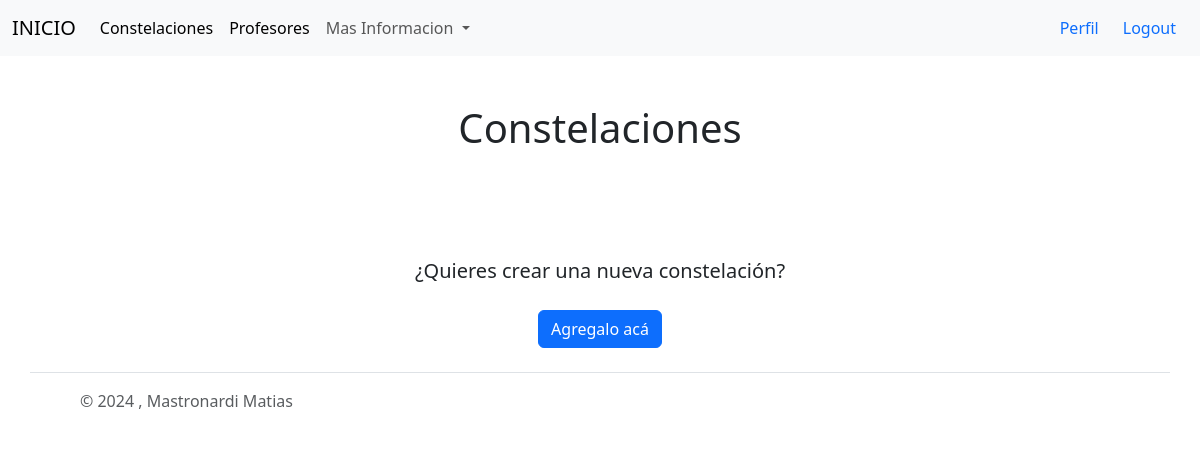
The page /constelaciones/ (signed in) on the database as committed earlier.
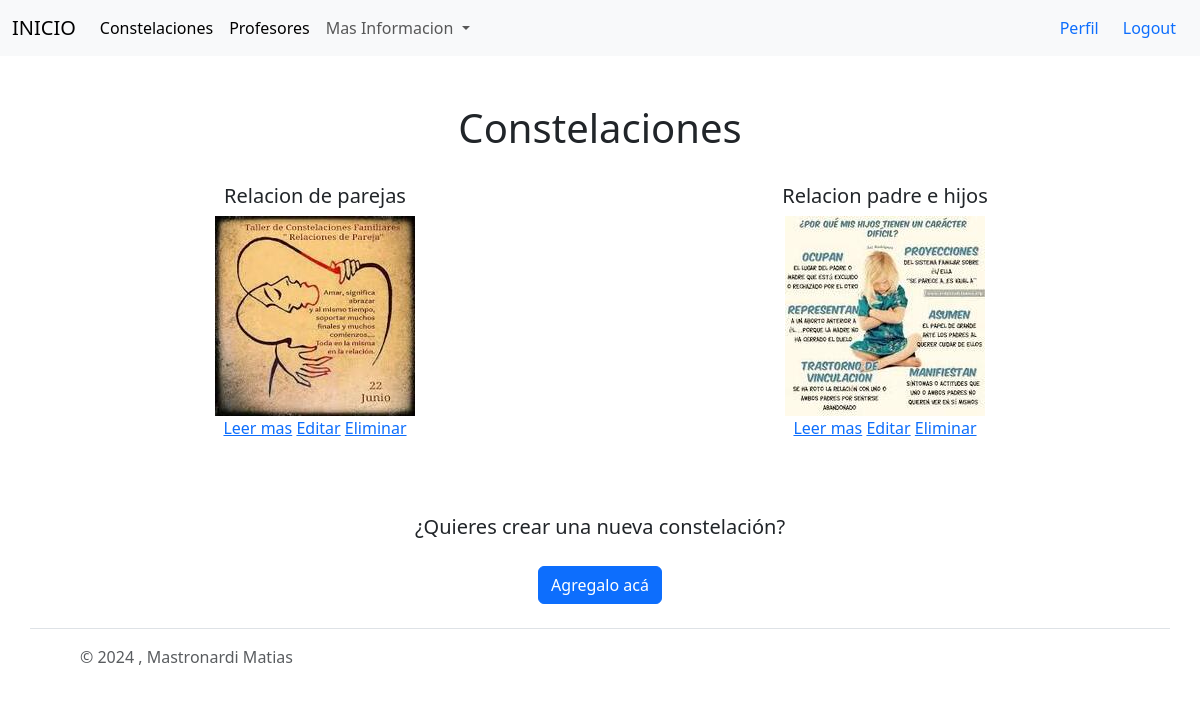
The same page on the database as committed later.
### app/models.py (models this page shows, shortened)
class Constelaciones(models.Model):
    constelaciondisponibles = (
        ('Relación padres-hijos', 'relación padres-hijos'),
        ('Pareja', 'pareja'),
        ('Excluidos', 'excluidos'),
        ('Divorcios o separaciones', 'divorcios o separaciones'),
        ('Trabajo', 'trabajo'),
        ('Guerras', 'guerras'),
        ('Muertes tempranas', 'muertes tempranas'),
        ('otros', 'Otros'),
    )
    usuario = models.ForeignKey(User, on_delete=models.CASCADE, null=True, blank=True)
    titulo = models.CharField(max_length=200)
    constelacion = models.CharField(max_length=40, choices=constelaciondisponibles, default='Pareja')
    profesor = models.CharField(max_length=40)
    descripcion = models.TextField(null=True, blank=True)
    precio = models.DecimalField(max_digits=10, decimal_places=2)
    fechaPublicacion = models.DateTimeField(auto_now_add=True)
    telefonoContacto = models.IntegerField()
    emailContacto = models.EmailField()
    imagendeconstelacion = models.ImageField(null=True, blank=True, upload_to="imagenes/")
    class Meta:
        ordering = ['usuario', '-fechaPublicacion']

### app/views.py (the view)
# urls.py: path('constelaciones/', ConstelacionListView.as_view(), name='constelaciones'),
class ConstelacionListView(LoginRequiredMixin, ListView):
    model = Constelaciones
    context_object_name = 'constelaciones'
    template_name = 'constelaciones_Vista.html'
    queryset = Constelaciones.objects.all()
    login_url = '/Login/'

### app/templates/constelaciones_Vista.html
{% extends 'Padre.html' %}
{% block content %}
<br>
<br>
<div class="container text-center">
    <h1>Constelaciones</h1>
</div>
<br>
<div class="container text-center">
    <div class="row">
        {% for constelacion in constelaciones %}
            <div class="col-sm-6 align-items-center">
            <div class="card-body">
                <h5>{{ constelacion.titulo }} </h5>
                <center>{% if constelacion.imagendeconstelacion %}
                    <img src="{{ constelacion.imagendeconstelacion.url }}" alt="" class="img-fluid" width="200px" height="200px" >
                {% endif %} </center>
            <a href="{% url 'ConstelacionDetalle' constelacion.id %}">Leer mas</i></a>
            {% if user.id == constelacion.usuario.id or user.is_superuser %}
                <a href="{% url 'ConstelacionUpdate' constelacion.id %}">Editar</a>
                <a href="{% url 'ConstelacionDelete' constelacion.id %}">Eliminar</i></a>
            {% endif %}
    </div>
</div>
{% endfor %}
{% if user.is_superuser %}
    <section class="p-5 p-lg-0 pt-lg-5 text-center text-sm-start">
        <div class="container">
            <div class="">
                <div class="text-center">
                    <p class="lead my-4">
                        ¿Quieres crear una nueva constelación?
                    </p>
                    <a href="{% url 'CreacionConstelacion' %}">
                        <button type="button" class="btn btn-primary">Agregalo acá</button>
                    </a>
                </div>
            </div>
        </div>
    </section>
{% endif %}
{% endblock %}

### app/templates/Padre.html (shortened to what this page needs)
{% load static %}
<!DOCTYPE html>
<html lang="en">
<head>
    <link href="https://cdn.jsdelivr.net/npm/bootstrap@5.3.3/dist/css/bootstrap.min.css" rel="stylesheet">
    <link rel="stylesheet" type="text/css" href="{% static 'style.css' %}">
</head>
<body>
    <nav class="navbar navbar-expand-lg bg-body-tertiary">
      <div class="container-fluid">
        <a class="navbar-brand"   href="{% url 'Inicio' %}">INICIO</span></a></a>
        <div class="collapse navbar-collapse" id="navbarSupportedContent">
          <ul class="navbar-nav me-auto mb-2 mb-lg-0">
            <li class="nav-item">
              <a class="nav-link active"  href="{% url 'constelaciones' %}">Constelaciones</a></a>
            </li>
            <li class="nav-item">
              <a class="nav-link active" href="{% url 'profesores' %}">Profesores</a></a>
            </li>
            <li class="nav-item dropdown">
              <a class="nav-link dropdown-toggle" href="#" role="button" data-bs-toggle="dropdown" aria-expanded="false">
                Mas Informacion
              </a>
            </li>
            <li class="nav-item">
              <a class="nav-link disabled" aria-disabled="true"></a>
            </li>
          </ul>
          <form class="d-flex" role="search">
            {% if request.user.is_authenticated %}
                  <div class="container">
                    <a class="nav-link" href="{% url 'EdicionUsuario' %}"><span class="text-primary">Perfil</span></a>
                  </div>
                  <div class="container">
                    <a class="nav-link" href="{% url 'Logout' %}"><span class="text-primary">Logout</span></a>
                  </div>
                {% endif %}
          </form>
        </div>
      </div>
    </nav>
  {% block content %}
  {% endblock %}
    <footer  class="d-flex flex-wrap justify-content-between align-items-center py-3 my-4 border-top " >
      <div  class="col-md-4 d-flex align-items-center">
        <a href="/" class="mb-3 me-2 mb-md-0 text-body-secondary text-decoration-none lh-1"  >
          <svg class="bi" width="30" height="24"><use xlink:href="#bootstrap"/></svg>
        </a>
        <span  class="mb-3 mb-md-0 text-body-secondary" style = >&copy; 2024 , Mastronardi Matias </span>
      </div>
    </footer>
</body>
</html>

Rows that differ between the two databases and show on the page:
added Constelaciones: titulo "Relacion de parejas", imagendeconstelacion (picture), shows "Editar"
added Constelaciones: titulo "Relacion padre e hijos", imagendeconstelacion (picture), shows "Editar"
